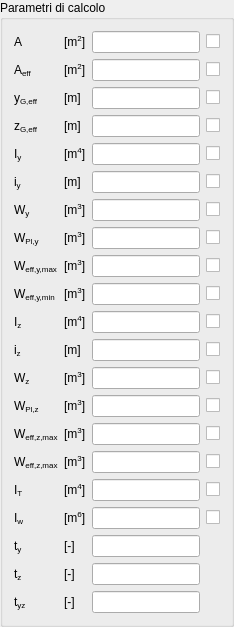
            <widget class="QGroupBox" name="geometryGBox">
             <property name="title">
              <string>Parametri di calcolo</string>
             </property>
             <layout class="QGridLayout" name="gridLayout_2">
              <item row="6" column="1">
               <widget class="QLabelUnitMeasure" name="WMyUMLabel">
                <property name="text">
                 <string>&lt;!DOCTYPE HTML PUBLIC &quot;-//W3C//DTD HTML 4.0//EN&quot; &quot;http://www.w3.org/TR/REC-html40/strict.dtd&quot;&gt;
&lt;html&gt;&lt;head&gt;&lt;meta name=&quot;qrichtext&quot; content=&quot;1&quot; /&gt;&lt;/head&gt;
&lt;body&gt;
[m&lt;span style=&quot; vertical-align:super;&quot;&gt;3&lt;/span&gt;]
&lt;/body&gt;&lt;/html&gt;</string>
                </property>
               </widget>
              </item>
              <item row="4" column="2">
               <widget class="QLineEditValue" name="IyLEdit">
                <property name="readOnly">
                 <bool>true</bool>
                </property>
               </widget>
              </item>
              <item row="6" column="3">
               <widget class="QCheckBoxReadOnly" name="WMyCheckBox">
                <property name="text">
                 <string/>
                </property>
               </widget>
              </item>
              <item row="10" column="2">
               <widget class="QLineEditValue" name="IzLEdit">
                <property name="readOnly">
                 <bool>true</bool>
                </property>
               </widget>
              </item>
              <item row="0" column="0">
               <widget class="QLabelRichName" name="ALabel">
                <property name="text">
                 <string>&lt;!DOCTYPE HTML PUBLIC &quot;-//W3C//DTD HTML 4.0//EN&quot; &quot;http://www.w3.org/TR/REC-html40/strict.dtd&quot;&gt;
&lt;html&gt;&lt;head&gt;&lt;meta name=&quot;qrichtext&quot; content=&quot;1&quot; /&gt;&lt;/head&gt;
&lt;body&gt;
A
&lt;/body&gt;&lt;/html&gt;</string>
                </property>
               </widget>
              </item>
              <item row="13" column="0">
               <widget class="QLabelRichName" name="WPlMzLabel">
                <property name="text">
                 <string>&lt;!DOCTYPE HTML PUBLIC &quot;-//W3C//DTD HTML 4.0//EN&quot; &quot;http://www.w3.org/TR/REC-html40/strict.dtd&quot;&gt;
&lt;html&gt;&lt;head&gt;&lt;meta name=&quot;qrichtext&quot; content=&quot;1&quot; /&gt;&lt;/head&gt;
&lt;body&gt;
W&lt;span style=&quot; vertical-align:sub;&quot;&gt;Pl,z&lt;/span&gt;
&lt;/body&gt;&lt;/html&gt;</string>
                </property>
               </widget>
              </item>
              <item row="14" column="1">
               <widget class="QLabelUnitMeasure" name="WEffMzMaxUMLabel">
                <property name="text">
                 <string>&lt;!DOCTYPE HTML PUBLIC &quot;-//W3C//DTD HTML 4.0//EN&quot; &quot;http://www.w3.org/TR/REC-html40/strict.dtd&quot;&gt;
&lt;html&gt;&lt;head&gt;&lt;meta name=&quot;qrichtext&quot; content=&quot;1&quot; /&gt;&lt;/head&gt;
&lt;body&gt;
[m&lt;span style=&quot; vertical-align:super;&quot;&gt;3&lt;/span&gt;]
&lt;/body&gt;&lt;/html&gt;</string>
                </property>
               </widget>
              </item>
              <item row="4" column="0">
               <widget class="QLabelRichName" name="IyLabel">
                <property name="text">
                 <string>&lt;!DOCTYPE HTML PUBLIC &quot;-//W3C//DTD HTML 4.0//EN&quot; &quot;http://www.w3.org/TR/REC-html40/strict.dtd&quot;&gt;
&lt;html&gt;&lt;head&gt;&lt;meta name=&quot;qrichtext&quot; content=&quot;1&quot; /&gt;&lt;/head&gt;
&lt;body&gt;
I&lt;span style=&quot; vertical-align:sub;&quot;&gt;y&lt;/span&gt;
&lt;/body&gt;&lt;/html&gt;</string>
                </property>
               </widget>
              </item>
              <item row="6" column="0">
               <widget class="QLabelRichName" name="WMyLabel">
                <property name="text">
                 <string>&lt;!DOCTYPE HTML PUBLIC &quot;-//W3C//DTD HTML 4.0//EN&quot; &quot;http://www.w3.org/TR/REC-html40/strict.dtd&quot;&gt;
&lt;html&gt;&lt;head&gt;&lt;meta name=&quot;qrichtext&quot; content=&quot;1&quot; /&gt;&lt;/head&gt;
&lt;body&gt;
W&lt;span style=&quot; vertical-align:sub;&quot;&gt;y&lt;/span&gt;
&lt;/body&gt;&lt;/html&gt;</string>
                </property>
               </widget>
              </item>
              <item row="8" column="0">
               <widget class="QLabelRichName" name="WEffMyMaxLabel">
                <property name="text">
                 <string>&lt;!DOCTYPE HTML PUBLIC &quot;-//W3C//DTD HTML 4.0//EN&quot; &quot;http://www.w3.org/TR/REC-html40/strict.dtd&quot;&gt;
&lt;html&gt;&lt;head&gt;&lt;meta name=&quot;qrichtext&quot; content=&quot;1&quot; /&gt;&lt;/head&gt;
&lt;body&gt;
W&lt;span style=&quot; vertical-align:sub;&quot;&gt;eff,y,max&lt;/span&gt;
&lt;/body&gt;&lt;/html&gt;</string>
                </property>
               </widget>
              </item>
              <item row="18" column="0">
               <widget class="QLabelRichName" name="tyLabel">
                <property name="text">
                 <string>&lt;!DOCTYPE HTML PUBLIC &quot;-//W3C//DTD HTML 4.0//EN&quot; &quot;http://www.w3.org/TR/REC-html40/strict.dtd&quot;&gt;
&lt;html&gt;&lt;head&gt;&lt;meta name=&quot;qrichtext&quot; content=&quot;1&quot; /&gt;&lt;/head&gt;
&lt;body&gt;
t&lt;span style=&quot; vertical-align:sub;&quot;&gt;y&lt;/span&gt;
&lt;/body&gt;&lt;/html&gt;</string>
                </property>
               </widget>
              </item>
              <item row="7" column="1">
               <widget class="QLabelUnitMeasure" name="WPlMyUMLabel">
                <property name="text">
                 <string>&lt;!DOCTYPE HTML PUBLIC &quot;-//W3C//DTD HTML 4.0//EN&quot; &quot;http://www.w3.org/TR/REC-html40/strict.dtd&quot;&gt;
&lt;html&gt;&lt;head&gt;&lt;meta name=&quot;qrichtext&quot; content=&quot;1&quot; /&gt;&lt;/head&gt;
&lt;body&gt;
[m&lt;span style=&quot; vertical-align:super;&quot;&gt;3&lt;/span&gt;]
&lt;/body&gt;&lt;/html&gt;</string>
                </property>
               </widget>
              </item>
              <item row="15" column="3">
               <widget class="QCheckBoxReadOnly" name="WEffMzMinCheckBox">
                <property name="text">
                 <string/>
                </property>
               </widget>
              </item>
              <item row="2" column="1">
               <widget class="QLabelUnitMeasure" name="yGEffUMLabel">
                <property name="text">
                 <string>&lt;!DOCTYPE HTML PUBLIC &quot;-//W3C//DTD HTML 4.0//EN&quot; &quot;http://www.w3.org/TR/REC-html40/strict.dtd&quot;&gt;
&lt;html&gt;&lt;head&gt;&lt;meta name=&quot;qrichtext&quot; content=&quot;1&quot; /&gt;&lt;/head&gt;
&lt;body&gt;
[m]
&lt;/body&gt;&lt;/html&gt;</string>
                </property>
               </widget>
              </item>
              <item row="9" column="3">
               <widget class="QCheckBoxReadOnly" name="WEffMyMinCheckBox">
                <property name="text">
                 <string/>
                </property>
               </widget>
              </item>
              <item row="0" column="3">
               <widget class="QCheckBoxReadOnly" name="ACheckBox">
                <property name="text">
                 <string/>
                </property>
               </widget>
              </item>
              <item row="15" column="1">
               <widget class="QLabelUnitMeasure" name="WEffMzMinUMLabel">
                <property name="text">
                 <string>&lt;!DOCTYPE HTML PUBLIC &quot;-//W3C//DTD HTML 4.0//EN&quot; &quot;http://www.w3.org/TR/REC-html40/strict.dtd&quot;&gt;
&lt;html&gt;&lt;head&gt;&lt;meta name=&quot;qrichtext&quot; content=&quot;1&quot; /&gt;&lt;/head&gt;
&lt;body&gt;
[m&lt;span style=&quot; vertical-align:super;&quot;&gt;3&lt;/span&gt;]
&lt;/body&gt;&lt;/html&gt;</string>
                </property>
               </widget>
              </item>
              <item row="16" column="3">
               <widget class="QCheckBoxReadOnly" name="ITCheckBox">
                <property name="text">
                 <string/>
                </property>
               </widget>
              </item>
              <item row="5" column="1">
               <widget class="QLabelUnitMeasure" name="iyUMLabel">
                <property name="text">
                 <string>&lt;!DOCTYPE HTML PUBLIC &quot;-//W3C//DTD HTML 4.0//EN&quot; &quot;http://www.w3.org/TR/REC-html40/strict.dtd&quot;&gt;
&lt;html&gt;&lt;head&gt;&lt;meta name=&quot;qrichtext&quot; content=&quot;1&quot; /&gt;&lt;/head&gt;
&lt;body&gt;
[m]
&lt;/body&gt;&lt;/html&gt;</string>
                </property>
               </widget>
              </item>
              <item row="5" column="2">
               <widget class="QLineEditValue" name="iyLEdit">
                <property name="readOnly">
                 <bool>true</bool>
                </property>
               </widget>
              </item>
              <item row="7" column="3">
               <widget class="QCheckBoxReadOnly" name="WPlMyCheckBox">
                <property name="text">
                 <string/>
                </property>
               </widget>
              </item>
              <item row="4" column="3">
               <widget class="QCheckBoxReadOnly" name="IyCheckBox">
                <property name="text">
                 <string/>
                </property>
               </widget>
              </item>
              <item row="11" column="0">
               <widget class="QLabelRichName" name="izLabel">
                <property name="text">
                 <string>&lt;!DOCTYPE HTML PUBLIC &quot;-//W3C//DTD HTML 4.0//EN&quot; &quot;http://www.w3.org/TR/REC-html40/strict.dtd&quot;&gt;
&lt;html&gt;&lt;head&gt;&lt;meta name=&quot;qrichtext&quot; content=&quot;1&quot; /&gt;&lt;/head&gt;
&lt;body&gt;
i&lt;span style=&quot; vertical-align:sub;&quot;&gt;z&lt;/span&gt;
&lt;/body&gt;&lt;/html&gt;</string>
                </property>
               </widget>
              </item>
              <item row="7" column="2">
               <widget class="QLineEditValue" name="WPlMyLEdit">
                <property name="readOnly">
                 <bool>true</bool>
                </property>
               </widget>
              </item>
              <item row="9" column="0">
               <widget class="QLabelRichName" name="WEffMyMinLabel">
                <property name="text">
                 <string>&lt;!DOCTYPE HTML PUBLIC &quot;-//W3C//DTD HTML 4.0//EN&quot; &quot;http://www.w3.org/TR/REC-html40/strict.dtd&quot;&gt;
&lt;html&gt;&lt;head&gt;&lt;meta name=&quot;qrichtext&quot; content=&quot;1&quot; /&gt;&lt;/head&gt;
&lt;body&gt;
W&lt;span style=&quot; vertical-align:sub;&quot;&gt;eff,y,min&lt;/span&gt;
&lt;/body&gt;&lt;/html&gt;</string>
                </property>
               </widget>
              </item>
              <item row="17" column="3">
               <widget class="QCheckBoxReadOnly" name="IwCheckBox">
                <property name="text">
                 <string/>
                </property>
               </widget>
              </item>
              <item row="14" column="0">
               <widget class="QLabelRichName" name="WEffMzMaxLabel">
                <property name="text">
                 <string>&lt;!DOCTYPE HTML PUBLIC &quot;-//W3C//DTD HTML 4.0//EN&quot; &quot;http://www.w3.org/TR/REC-html40/strict.dtd&quot;&gt;
&lt;html&gt;&lt;head&gt;&lt;meta name=&quot;qrichtext&quot; content=&quot;1&quot; /&gt;&lt;/head&gt;
&lt;body&gt;
W&lt;span style=&quot; vertical-align:sub;&quot;&gt;eff,z,max&lt;/span&gt;
&lt;/body&gt;&lt;/html&gt;</string>
                </property>
               </widget>
              </item>
              <item row="3" column="3">
               <widget class="QCheckBoxReadOnly" name="zGEffCheckBox">
                <property name="text">
                 <string/>
                </property>
               </widget>
              </item>
              <item row="9" column="1">
               <widget class="QLabelUnitMeasure" name="WEffMyMinUMLabel">
                <property name="text">
                 <string>&lt;!DOCTYPE HTML PUBLIC &quot;-//W3C//DTD HTML 4.0//EN&quot; &quot;http://www.w3.org/TR/REC-html40/strict.dtd&quot;&gt;
&lt;html&gt;&lt;head&gt;&lt;meta name=&quot;qrichtext&quot; content=&quot;1&quot; /&gt;&lt;/head&gt;
&lt;body&gt;
[m&lt;span style=&quot; vertical-align:super;&quot;&gt;3&lt;/span&gt;]
&lt;/body&gt;&lt;/html&gt;</string>
                </property>
               </widget>
              </item>
              <item row="3" column="1">
               <widget class="QLabelUnitMeasure" name="zGEffUMLabel">
                <property name="text">
                 <string>&lt;!DOCTYPE HTML PUBLIC &quot;-//W3C//DTD HTML 4.0//EN&quot; &quot;http://www.w3.org/TR/REC-html40/strict.dtd&quot;&gt;
&lt;html&gt;&lt;head&gt;&lt;meta name=&quot;qrichtext&quot; content=&quot;1&quot; /&gt;&lt;/head&gt;
&lt;body&gt;
[m]
&lt;/body&gt;&lt;/html&gt;</string>
                </property>
               </widget>
              </item>
              <item row="17" column="2">
               <widget class="QLineEditValue" name="IwLEdit">
                <property name="readOnly">
                 <bool>true</bool>
                </property>
               </widget>
              </item>
              <item row="13" column="2">
               <widget class="QLineEditValue" name="WPlMzLEdit">
                <property name="readOnly">
                 <bool>true</bool>
                </property>
               </widget>
              </item>
              <item row="12" column="0">
               <widget class="QLabelRichName" name="WMzLabel">
                <property name="text">
                 <string>&lt;!DOCTYPE HTML PUBLIC &quot;-//W3C//DTD HTML 4.0//EN&quot; &quot;http://www.w3.org/TR/REC-html40/strict.dtd&quot;&gt;
&lt;html&gt;&lt;head&gt;&lt;meta name=&quot;qrichtext&quot; content=&quot;1&quot; /&gt;&lt;/head&gt;
&lt;body&gt;
W&lt;span style=&quot; vertical-align:sub;&quot;&gt;z&lt;/span&gt;
&lt;/body&gt;&lt;/html&gt;</string>
                </property>
               </widget>
              </item>
              <item row="12" column="2">
               <widget class="QLineEditValue" name="WMzLEdit">
                <property name="readOnly">
                 <bool>true</bool>
                </property>
               </widget>
              </item>
              <item row="11" column="3">
               <widget class="QCheckBoxReadOnly" name="izCheckBox">
                <property name="text">
                 <string/>
                </property>
               </widget>
              </item>
              <item row="14" column="3">
               <widget class="QCheckBoxReadOnly" name="WEffMzMaxCheckBox">
                <property name="text">
                 <string/>
                </property>
               </widget>
              </item>
              <item row="2" column="2">
               <widget class="QLineEditValue" name="yGEffLEdit">
                <property name="readOnly">
                 <bool>true</bool>
                </property>
               </widget>
              </item>
              <item row="11" column="2">
               <widget class="QLineEditValue" name="izLEdit">
                <property name="readOnly">
                 <bool>true</bool>
                </property>
               </widget>
              </item>
              <item row="16" column="2">
               <widget class="QLineEditValue" name="ITLEdit">
                <property name="readOnly">
                 <bool>true</bool>
                </property>
               </widget>
              </item>
              <item row="12" column="3">
               <widget class="QCheckBoxReadOnly" name="WMzCheckBox">
                <property name="text">
                 <string/>
                </property>
               </widget>
              </item>
              <item row="12" column="1">
               <widget class="QLabelUnitMeasure" name="WMzUMLabel">
                <property name="text">
                 <string>&lt;!DOCTYPE HTML PUBLIC &quot;-//W3C//DTD HTML 4.0//EN&quot; &quot;http://www.w3.org/TR/REC-html40/strict.dtd&quot;&gt;
&lt;html&gt;&lt;head&gt;&lt;meta name=&quot;qrichtext&quot; content=&quot;1&quot; /&gt;&lt;/head&gt;
&lt;body&gt;
[m&lt;span style=&quot; vertical-align:super;&quot;&gt;3&lt;/span&gt;]
&lt;/body&gt;&lt;/html&gt;</string>
                </property>
               </widget>
              </item>
              <item row="8" column="3">
               <widget class="QCheckBoxReadOnly" name="WEffMyMaxCheckBox">
                <property name="text">
                 <string/>
                </property>
               </widget>
              </item>
              <item row="8" column="2">
               <widget class="QLineEditValue" name="WEffMyMaxLEdit">
                <property name="readOnly">
                 <bool>true</bool>
                </property>
               </widget>
              </item>
              <item row="17" column="1">
               <widget class="QLabelUnitMeasure" name="IwUMLabel">
                <property name="text">
                 <string>&lt;!DOCTYPE HTML PUBLIC &quot;-//W3C//DTD HTML 4.0//EN&quot; &quot;http://www.w3.org/TR/REC-html40/strict.dtd&quot;&gt;
&lt;html&gt;&lt;head&gt;&lt;meta name=&quot;qrichtext&quot; content=&quot;1&quot; /&gt;&lt;/head&gt;
&lt;body&gt;
[m&lt;span style=&quot; vertical-align:super;&quot;&gt;6&lt;/span&gt;]
&lt;/body&gt;&lt;/html&gt;</string>
                </property>
               </widget>
              </item>
              <item row="3" column="2">
               <widget class="QLineEditValue" name="zGEffLEdit">
                <property name="readOnly">
                 <bool>true</bool>
                </property>
               </widget>
              </item>
              <item row="0" column="2">
               <widget class="QLineEditValue" name="ALEdit">
                <property name="readOnly">
                 <bool>true</bool>
                </property>
               </widget>
              </item>
              <item row="1" column="3">
               <widget class="QCheckBoxReadOnly" name="AEffNCheckBox">
                <property name="text">
                 <string/>
                </property>
               </widget>
              </item>
              <item row="10" column="0">
               <widget class="QLabelRichName" name="IzLabel">
                <property name="text">
                 <string>&lt;!DOCTYPE HTML PUBLIC &quot;-//W3C//DTD HTML 4.0//EN&quot; &quot;http://www.w3.org/TR/REC-html40/strict.dtd&quot;&gt;
&lt;html&gt;&lt;head&gt;&lt;meta name=&quot;qrichtext&quot; content=&quot;1&quot; /&gt;&lt;/head&gt;
&lt;body&gt;
I&lt;span style=&quot; vertical-align:sub;&quot;&gt;z&lt;/span&gt;
&lt;/body&gt;&lt;/html&gt;</string>
                </property>
               </widget>
              </item>
              <item row="1" column="2">
               <widget class="QLineEditValue" name="AEffNLEdit">
                <property name="readOnly">
                 <bool>true</bool>
                </property>
               </widget>
              </item>
              <item row="7" column="0">
               <widget class="QLabelRichName" name="WPlMyLabel">
                <property name="text">
                 <string>&lt;!DOCTYPE HTML PUBLIC &quot;-//W3C//DTD HTML 4.0//EN&quot; &quot;http://www.w3.org/TR/REC-html40/strict.dtd&quot;&gt;
&lt;html&gt;&lt;head&gt;&lt;meta name=&quot;qrichtext&quot; content=&quot;1&quot; /&gt;&lt;/head&gt;
&lt;body&gt;
W&lt;span style=&quot; vertical-align:sub;&quot;&gt;Pl,y&lt;/span&gt;
&lt;/body&gt;&lt;/html&gt;</string>
                </property>
               </widget>
              </item>
              <item row="15" column="0">
               <widget class="QLabelRichName" name="WEffMzMinLabel">
                <property name="text">
                 <string>&lt;!DOCTYPE HTML PUBLIC &quot;-//W3C//DTD HTML 4.0//EN&quot; &quot;http://www.w3.org/TR/REC-html40/strict.dtd&quot;&gt;
&lt;html&gt;&lt;head&gt;&lt;meta name=&quot;qrichtext&quot; content=&quot;1&quot; /&gt;&lt;/head&gt;
&lt;body&gt;
W&lt;span style=&quot; vertical-align:sub;&quot;&gt;eff,z,max&lt;/span&gt;
&lt;/body&gt;&lt;/html&gt;</string>
                </property>
               </widget>
              </item>
              <item row="10" column="3">
               <widget class="QCheckBoxReadOnly" name="IzCheckBox">
                <property name="text">
                 <string/>
                </property>
               </widget>
              </item>
              <item row="1" column="1">
               <widget class="QLabelUnitMeasure" name="AEffNUMLabel">
                <property name="text">
                 <string>&lt;!DOCTYPE HTML PUBLIC &quot;-//W3C//DTD HTML 4.0//EN&quot; &quot;http://www.w3.org/TR/REC-html40/strict.dtd&quot;&gt;
&lt;html&gt;&lt;head&gt;&lt;meta name=&quot;qrichtext&quot; content=&quot;1&quot; /&gt;&lt;/head&gt;
&lt;body&gt;
[m&lt;span style=&quot; vertical-align:super;&quot;&gt;2&lt;/span&gt;]
&lt;/body&gt;&lt;/html&gt;</string>
                </property>
               </widget>
              </item>
              <item row="17" column="0">
               <widget class="QLabelRichName" name="IwLabel">
                <property name="text">
                 <string>&lt;!DOCTYPE HTML PUBLIC &quot;-//W3C//DTD HTML 4.0//EN&quot; &quot;http://www.w3.org/TR/REC-html40/strict.dtd&quot;&gt;
&lt;html&gt;&lt;head&gt;&lt;meta name=&quot;qrichtext&quot; content=&quot;1&quot; /&gt;&lt;/head&gt;
&lt;body&gt;
I&lt;span style=&quot; vertical-align:sub;&quot;&gt;w&lt;/span&gt;
&lt;/body&gt;&lt;/html&gt;</string>
                </property>
               </widget>
              </item>
              <item row="11" column="1">
               <widget class="QLabelUnitMeasure" name="izUMLabel">
                <property name="text">
                 <string>&lt;!DOCTYPE HTML PUBLIC &quot;-//W3C//DTD HTML 4.0//EN&quot; &quot;http://www.w3.org/TR/REC-html40/strict.dtd&quot;&gt;
&lt;html&gt;&lt;head&gt;&lt;meta name=&quot;qrichtext&quot; content=&quot;1&quot; /&gt;&lt;/head&gt;
&lt;body&gt;
[m]
&lt;/body&gt;&lt;/html&gt;</string>
                </property>
               </widget>
              </item>
              <item row="0" column="1">
               <widget class="QLabelUnitMeasure" name="AUMLabel">
                <property name="text">
                 <string>&lt;!DOCTYPE HTML PUBLIC &quot;-//W3C//DTD HTML 4.0//EN&quot; &quot;http://www.w3.org/TR/REC-html40/strict.dtd&quot;&gt;
&lt;html&gt;&lt;head&gt;&lt;meta name=&quot;qrichtext&quot; content=&quot;1&quot; /&gt;&lt;/head&gt;
&lt;body&gt;
[m&lt;span style=&quot; vertical-align:super;&quot;&gt;2&lt;/span&gt;]
&lt;/body&gt;&lt;/html&gt;</string>
                </property>
               </widget>
              </item>
              <item row="1" column="0">
               <widget class="QLabelRichName" name="AEffNLabel">
                <property name="text">
                 <string>&lt;!DOCTYPE HTML PUBLIC &quot;-//W3C//DTD HTML 4.0//EN&quot; &quot;http://www.w3.org/TR/REC-html40/strict.dtd&quot;&gt;
&lt;html&gt;&lt;head&gt;&lt;meta name=&quot;qrichtext&quot; content=&quot;1&quot; /&gt;&lt;/head&gt;
&lt;body&gt;
A&lt;span style=&quot; vertical-align:sub;&quot;&gt;eff&lt;/span&gt;
&lt;/body&gt;&lt;/html&gt;</string>
                </property>
               </widget>
              </item>
              <item row="4" column="1">
               <widget class="QLabelUnitMeasure" name="IyUMLabel">
                <property name="text">
                 <string>&lt;!DOCTYPE HTML PUBLIC &quot;-//W3C//DTD HTML 4.0//EN&quot; &quot;http://www.w3.org/TR/REC-html40/strict.dtd&quot;&gt;
&lt;html&gt;&lt;head&gt;&lt;meta name=&quot;qrichtext&quot; content=&quot;1&quot; /&gt;&lt;/head&gt;
&lt;body&gt;
[m&lt;span style=&quot; vertical-align:super;&quot;&gt;4&lt;/span&gt;]
&lt;/body&gt;&lt;/html&gt;</string>
                </property>
               </widget>
              </item>
              <item row="2" column="0">
               <widget class="QLabelRichName" name="yGEffLabel">
                <property name="text">
                 <string>&lt;!DOCTYPE HTML PUBLIC &quot;-//W3C//DTD HTML 4.0//EN&quot; &quot;http://www.w3.org/TR/REC-html40/strict.dtd&quot;&gt;
&lt;html&gt;&lt;head&gt;&lt;meta name=&quot;qrichtext&quot; content=&quot;1&quot; /&gt;&lt;/head&gt;
&lt;body&gt;
y&lt;span style=&quot; vertical-align:sub;&quot;&gt;G,eff&lt;/span&gt;
&lt;/body&gt;&lt;/html&gt;</string>
                </property>
               </widget>
              </item>
              <item row="14" column="2">
               <widget class="QLineEditValue" name="WEffMzMaxLEdit">
                <property name="readOnly">
                 <bool>true</bool>
                </property>
               </widget>
              </item>
              <item row="3" column="0">
               <widget class="QLabelRichName" name="zGEffLabel">
                <property name="text">
                 <string>&lt;!DOCTYPE HTML PUBLIC &quot;-//W3C//DTD HTML 4.0//EN&quot; &quot;http://www.w3.org/TR/REC-html40/strict.dtd&quot;&gt;
&lt;html&gt;&lt;head&gt;&lt;meta name=&quot;qrichtext&quot; content=&quot;1&quot; /&gt;&lt;/head&gt;
&lt;body&gt;
z&lt;span style=&quot; vertical-align:sub;&quot;&gt;G,eff&lt;/span&gt;
&lt;/body&gt;&lt;/html&gt;</string>
                </property>
               </widget>
              </item>
              <item row="2" column="3">
               <widget class="QCheckBoxReadOnly" name="yGEffCheckBox">
                <property name="text">
                 <string/>
                </property>
               </widget>
              </item>
              <item row="16" column="0">
               <widget class="QLabelRichName" name="ITLabel">
                <property name="text">
                 <string>&lt;!DOCTYPE HTML PUBLIC &quot;-//W3C//DTD HTML 4.0//EN&quot; &quot;http://www.w3.org/TR/REC-html40/strict.dtd&quot;&gt;
&lt;html&gt;&lt;head&gt;&lt;meta name=&quot;qrichtext&quot; content=&quot;1&quot; /&gt;&lt;/head&gt;
&lt;body&gt;
I&lt;span style=&quot; vertical-align:sub;&quot;&gt;T&lt;/span&gt;
&lt;/body&gt;&lt;/html&gt;</string>
                </property>
               </widget>
              </item>
              <item row="8" column="1">
               <widget class="QLabelUnitMeasure" name="WEffMyMaxUMLabel">
                <property name="text">
                 <string>&lt;!DOCTYPE HTML PUBLIC &quot;-//W3C//DTD HTML 4.0//EN&quot; &quot;http://www.w3.org/TR/REC-html40/strict.dtd&quot;&gt;
&lt;html&gt;&lt;head&gt;&lt;meta name=&quot;qrichtext&quot; content=&quot;1&quot; /&gt;&lt;/head&gt;
&lt;body&gt;
[m&lt;span style=&quot; vertical-align:super;&quot;&gt;3&lt;/span&gt;]
&lt;/body&gt;&lt;/html&gt;</string>
                </property>
               </widget>
              </item>
              <item row="5" column="0">
               <widget class="QLabelRichName" name="iyLabel">
                <property name="text">
                 <string>&lt;!DOCTYPE HTML PUBLIC &quot;-//W3C//DTD HTML 4.0//EN&quot; &quot;http://www.w3.org/TR/REC-html40/strict.dtd&quot;&gt;
&lt;html&gt;&lt;head&gt;&lt;meta name=&quot;qrichtext&quot; content=&quot;1&quot; /&gt;&lt;/head&gt;
&lt;body&gt;
i&lt;span style=&quot; vertical-align:sub;&quot;&gt;y&lt;/span&gt;
&lt;/body&gt;&lt;/html&gt;</string>
                </property>
               </widget>
              </item>
              <item row="16" column="1">
               <widget class="QLabelUnitMeasure" name="ITUMLabel">
                <property name="text">
                 <string>&lt;!DOCTYPE HTML PUBLIC &quot;-//W3C//DTD HTML 4.0//EN&quot; &quot;http://www.w3.org/TR/REC-html40/strict.dtd&quot;&gt;
&lt;html&gt;&lt;head&gt;&lt;meta name=&quot;qrichtext&quot; content=&quot;1&quot; /&gt;&lt;/head&gt;
&lt;body&gt;
[m&lt;span style=&quot; vertical-align:super;&quot;&gt;4&lt;/span&gt;]
&lt;/body&gt;&lt;/html&gt;</string>
                </property>
               </widget>
              </item>
              <item row="9" column="2">
               <widget class="QLineEditValue" name="WEffMyMinLEdit">
                <property name="readOnly">
                 <bool>true</bool>
                </property>
               </widget>
              </item>
              <item row="6" column="2">
               <widget class="QLineEditValue" name="WMyLEdit">
                <property name="readOnly">
                 <bool>true</bool>
                </property>
               </widget>
              </item>
              <item row="13" column="3">
               <widget class="QCheckBoxReadOnly" name="WPlMzCheckBox">
                <property name="text">
                 <string/>
                </property>
               </widget>
              </item>
              <item row="5" column="3">
               <widget class="QCheckBoxReadOnly" name="iyCheckBox">
                <property name="text">
                 <string/>
                </property>
               </widget>
              </item>
              <item row="15" column="2">
               <widget class="QLineEditValue" name="WEffMzMinLEdit">
                <property name="readOnly">
                 <bool>true</bool>
                </property>
               </widget>
              </item>
              <item row="13" column="1">
               <widget class="QLabelUnitMeasure" name="WPlMzUMLabel">
                <property name="text">
                 <string>&lt;!DOCTYPE HTML PUBLIC &quot;-//W3C//DTD HTML 4.0//EN&quot; &quot;http://www.w3.org/TR/REC-html40/strict.dtd&quot;&gt;
&lt;html&gt;&lt;head&gt;&lt;meta name=&quot;qrichtext&quot; content=&quot;1&quot; /&gt;&lt;/head&gt;
&lt;body&gt;
[m&lt;span style=&quot; vertical-align:super;&quot;&gt;3&lt;/span&gt;]
&lt;/body&gt;&lt;/html&gt;</string>
                </property>
               </widget>
              </item>
              <item row="10" column="1">
               <widget class="QLabelUnitMeasure" name="IzUMLabel">
                <property name="text">
                 <string>&lt;!DOCTYPE HTML PUBLIC &quot;-//W3C//DTD HTML 4.0//EN&quot; &quot;http://www.w3.org/TR/REC-html40/strict.dtd&quot;&gt;
&lt;html&gt;&lt;head&gt;&lt;meta name=&quot;qrichtext&quot; content=&quot;1&quot; /&gt;&lt;/head&gt;
&lt;body&gt;
[m&lt;span style=&quot; vertical-align:super;&quot;&gt;4&lt;/span&gt;]
&lt;/body&gt;&lt;/html&gt;</string>
                </property>
               </widget>
              </item>
              <item row="19" column="0">
               <widget class="QLabelRichName" name="tzLabel">
                <property name="text">
                 <string>&lt;!DOCTYPE HTML PUBLIC &quot;-//W3C//DTD HTML 4.0//EN&quot; &quot;http://www.w3.org/TR/REC-html40/strict.dtd&quot;&gt;
&lt;html&gt;&lt;head&gt;&lt;meta name=&quot;qrichtext&quot; content=&quot;1&quot; /&gt;&lt;/head&gt;
&lt;body&gt;
t&lt;span style=&quot; vertical-align:sub;&quot;&gt;z&lt;/span&gt;
&lt;/body&gt;&lt;/html&gt;</string>
                </property>
               </widget>
              </item>
              <item row="20" column="0">
               <widget class="QLabelRichName" name="tyzLabel">
                <property name="text">
                 <string>&lt;!DOCTYPE HTML PUBLIC &quot;-//W3C//DTD HTML 4.0//EN&quot; &quot;http://www.w3.org/TR/REC-html40/strict.dtd&quot;&gt;
&lt;html&gt;&lt;head&gt;&lt;meta name=&quot;qrichtext&quot; content=&quot;1&quot; /&gt;&lt;/head&gt;
&lt;body&gt;
t&lt;span style=&quot; vertical-align:sub;&quot;&gt;yz&lt;/span&gt;
&lt;/body&gt;&lt;/html&gt;</string>
                </property>
               </widget>
              </item>
              <item row="18" column="1">
               <widget class="QLabelUnitMeasure" name="tyUMLabel">
                <property name="text">
                 <string>&lt;!DOCTYPE HTML PUBLIC &quot;-//W3C//DTD HTML 4.0//EN&quot; &quot;http://www.w3.org/TR/REC-html40/strict.dtd&quot;&gt;
&lt;html&gt;&lt;head&gt;&lt;meta name=&quot;qrichtext&quot; content=&quot;1&quot; /&gt;&lt;/head&gt;
&lt;body&gt;
[-]
&lt;/body&gt;&lt;/html&gt;</string>
                </property>
               </widget>
              </item>
              <item row="18" column="2">
               <widget class="QLineEditValue" name="tyLEdit">
                <property name="readOnly">
                 <bool>true</bool>
                </property>
               </widget>
              </item>
              <item row="19" column="1">
               <widget class="QLabelUnitMeasure" name="tzUMLabel">
                <property name="text">
                 <string>&lt;!DOCTYPE HTML PUBLIC &quot;-//W3C//DTD HTML 4.0//EN&quot; &quot;http://www.w3.org/TR/REC-html40/strict.dtd&quot;&gt;
&lt;html&gt;&lt;head&gt;&lt;meta name=&quot;qrichtext&quot; content=&quot;1&quot; /&gt;&lt;/head&gt;
&lt;body&gt;
[-]
&lt;/body&gt;&lt;/html&gt;</string>
                </property>
               </widget>
              </item>
              <item row="19" column="2">
               <widget class="QLineEditValue" name="tzLEdit">
                <property name="readOnly">
                 <bool>true</bool>
                </property>
               </widget>
              </item>
              <item row="20" column="1">
               <widget class="QLabelUnitMeasure" name="tyzUMLabel">
                <property name="text">
                 <string>&lt;!DOCTYPE HTML PUBLIC &quot;-//W3C//DTD HTML 4.0//EN&quot; &quot;http://www.w3.org/TR/REC-html40/strict.dtd&quot;&gt;
&lt;html&gt;&lt;head&gt;&lt;meta name=&quot;qrichtext&quot; content=&quot;1&quot; /&gt;&lt;/head&gt;
&lt;body&gt;
[-]
&lt;/body&gt;&lt;/html&gt;</string>
                </property>
               </widget>
              </item>
              <item row="20" column="2">
               <widget class="QLineEditValue" name="tyzLEdit">
                <property name="readOnly">
                 <bool>true</bool>
                </property>
               </widget>
              </item>
             </layout>
            </widget>
